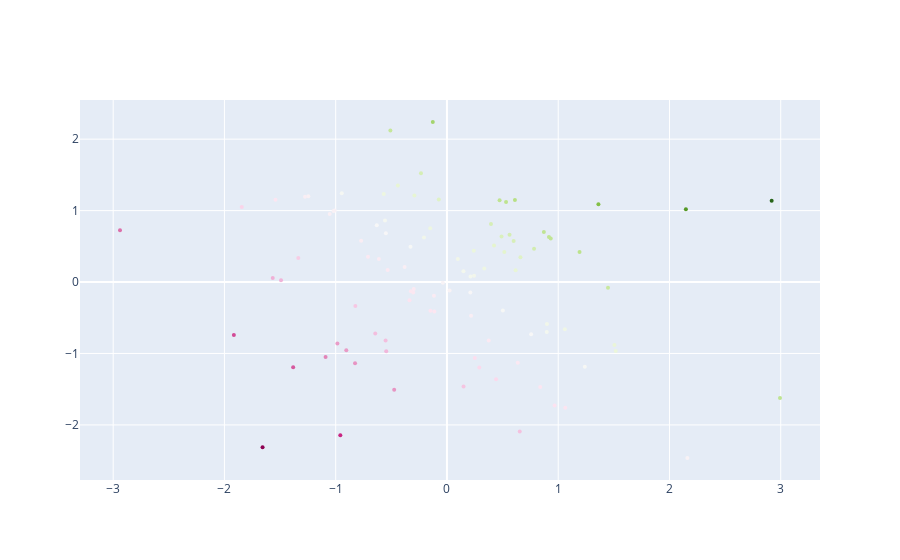

Notebook code cell kept with this figure:
### Code cell
pca = PCA(n_components = 1, whiten = True)
pca.fit(X_)
X__ = pca.transform(X_)
fig = go.Figure(data = [go.Scatter(x = X_[:, 0], 
                                   y = X_[:, 1], 
                                    
                                   mode = 'markers',
                                   marker_color = y, 
                                   marker_size = 4)])
fig.show()
